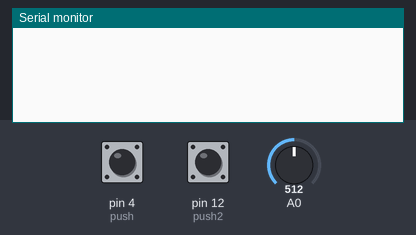
Bench run of a sketch on a simulated Arduino Uno, built with avr-gcc and run on an emulated ATmega328P. On the bench: the last lines printed to the serial monitor. The inputs (shaded band) are chosen by the test bench; at power-on: pin 4 (push) LOW, pin 12 (push2) LOW, A0 = 512.

Above: at 1.2 s.
1.3 s: pin 4 (push) pulled HIGH for 0.15 s
At 2.6 s:
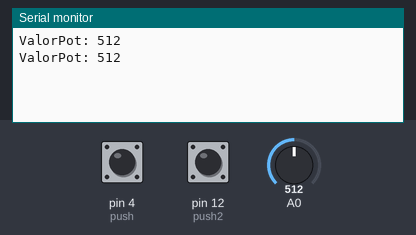
2.9 s: pin 12 (push2) pulled HIGH for 0.15 s
At 4.2 s:
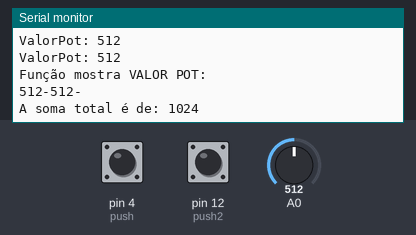
4.5 s: pin 12 (push2) pulled HIGH for 1 s
At 5.9 s:
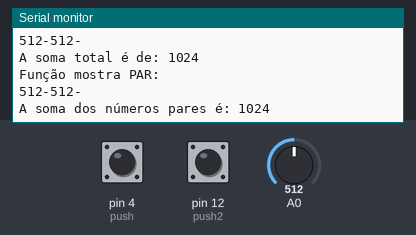
7.0 s: pin 12 (push2) pulled HIGH for 0.15 s
At 7.8 s:
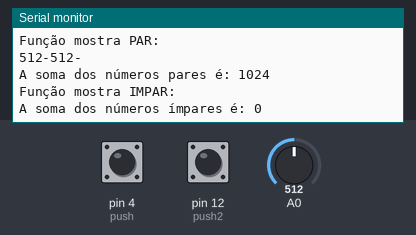

Measured:
- after the input at 1.3 s, the serial monitor: prints a new line at once (image 1)
- after the input at 2.9 s, the serial monitor: prints a new line at once (image 2)
- after the input at 4.5 s, the serial monitor: prints a new line after 0.05 s (image 3)
- after the input at 7.0 s, the serial monitor: prints a new line after 0.06 s (image 4)

The sketch:

LEITURA_PUSH.ino
```cpp
int push = 4;
int push2 = 12;
int valorPot = 0;
int vetor[100];
int i = 0;
int menu = 0;
int SOMA = 0;
int SOMAPAR = 0;
int SOMAIMPAR = 0;

void mostra(){
  Serial.println();
  Serial.println("Função mostra VALOR POT:");
  for (int num = 0; num < i; num++) {
      Serial.print(String(vetor[num]) + "-");
      SOMA += vetor[num];
  }
  Serial.println();
  Serial.println("A soma total é de: " + String(SOMA));
  delay(250);
}

void leitura(){
  valorPot = analogRead(A0);
  vetor[i] = valorPot;
  i++;
  Serial.println("ValorPot: " + String(valorPot));
}

void mostrapar(){
  Serial.println();
  Serial.println("Função mostra PAR:");
  for (int FORPAR = 0; FORPAR < i; FORPAR++) {
    if (vetor[FORPAR] % 2 == 0){
      Serial.print(String(vetor[FORPAR]) + "-");
      SOMAPAR += vetor[FORPAR];
    }
  }
  Serial.println();
  Serial.println("A soma dos números pares é: " + String(SOMAPAR));
  delay(2000);
}

void mostraimpar(){
  Serial.println();
  Serial.println("Função mostra IMPAR:");
  for (int FORIMPAR = 0; FORIMPAR < i; FORIMPAR++) {
    if (vetor[FORIMPAR] % 2 != 0){
      Serial.print(String(vetor[FORIMPAR]) + "-");
      SOMAIMPAR += vetor[FORIMPAR];
    }
  }
  Serial.println();
  Serial.println("A soma dos números ímpares é: " + String(SOMAIMPAR));
  delay(2000);
}

void setup() {
  pinMode(push, INPUT);
  pinMode(push2, INPUT);
  Serial.begin(9600);
}

void loop() {
  if (digitalRead(push) == HIGH){ leitura();}
  if (digitalRead(push2) == HIGH){
    if (menu == 0){mostra();}
    if (menu == 1){mostrapar();}
    if (menu == 2){mostraimpar();}
    menu++;
    if (menu > 2){menu = 0;}
  } // final push2 condicional
  delay(100);
}
```
